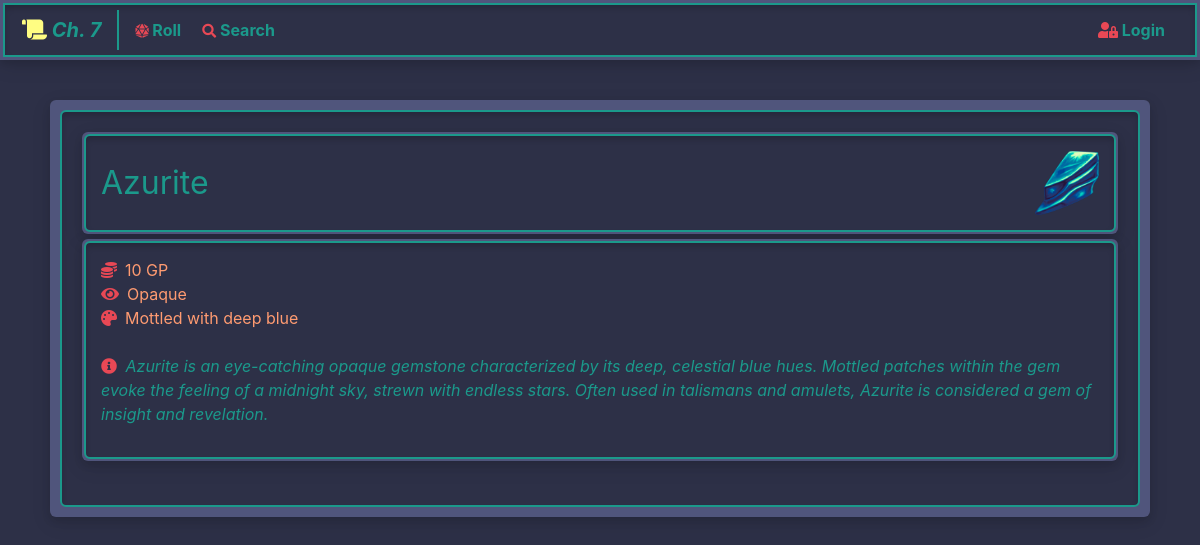
The page /treasure/gemstone/view/297/ on the database its author committed.
### treasure/models.py (models this page shows, shortened)
class Gemstone(models.Model):
    name             = models.CharField(max_length=128)
    value            = models.IntegerField(validators=[MinValueValidator(1), MaxValueValidator(1_000_000)])
    clarity          = models.ForeignKey(
        GemstoneClarity,
        related_name='gemstones',
        on_delete=models.SET_DEFAULT,
        default=1
    )
    color            = models.CharField(max_length=128, blank=True, verbose_name='Color(s)')
    description      = models.TextField(max_length=1024)
    icon             = models.ForeignKey(
        GemstoneIcon,
        related_name='gemstones',
        on_delete=models.SET_DEFAULT,
        default=1
    )
    objects = GemstoneManager()

class GemstoneIcon(models.Model):
    name             = models.CharField(max_length=128)
    image            = models.ImageField(
        upload_to='gemstone-icons',
        max_length=128,
        height_field='height',
        width_field='width'
    )
    width            = models.PositiveIntegerField()
    height           = models.PositiveIntegerField()
    file_hash        = models.CharField(max_length=32, unique=True)

class GemstoneClarity(models.Model):
    class Meta:
        verbose_name_plural = 'Gemstone clarities'
    name = models.CharField(max_length=128)
    def __str__(self):
        return self.name

### treasure/views.py (the view)
# urls.py: path("gemstone/view/<int:gemstone_id>/", views.gemstone_view, name="gemstone_view"),
def gemstone_view(request, gemstone_id):
    context = {'gemstone': get_object_or_404(models.Gemstone, pk=gemstone_id), 'is_htmx': False}
    if request.headers.get('HX-Request'):
        context['htmx_request'] = True
        return render(request, 'treasure/snippets/gemstone-data.html', context)
    else:
        return render(request, 'treasure/gemstone-view.html', context)

### treasure/templates/treasure/gemstone-view.html
{% extends 'base.html' %}
{% block content %}
    <article class="outer-content-container">
        <div class="inner-content-container">
            {% include 'treasure/snippets/gemstone-data.html' %}
        </div>
    </article>
{% endblock %}

### templates/base.html (shortened to what this page needs)
<!DOCTYPE html>
<html lang="en-us">
<head>
    {% load static %}
    <link rel="stylesheet" href="https://stackpath.bootstrapcdn.com/bootstrap/4.5.2/css/bootstrap.min.css">
    <link rel="stylesheet" href="https://cdnjs.cloudflare.com/ajax/libs/font-awesome/5.15.1/css/all.min.css">
    <link rel="stylesheet" href="{% static 'css/landing.css' %}">
</head>
{% block body %}
    <body hx-headers='{"X-CSRFToken": "{{ csrf_token }}"}'>
    {% block navbar %}
        {% include 'navbar.html' %}
    {% endblock %}
    <div class="container">
        {% block content %}{% endblock %}
    </div>
</body>
{% endblock %}
</html>

### templates/navbar.html (shortened to what this page needs)
<nav class="navbar fixed-top navbar-expand-md custom-navbar">
    <div class="container-fluid navbar-wrapper">
        <div class="container-fluid px-3 py-1">
            <a class="navbar-brand custom-navbar-brand {% if request.resolver_match.url_name == 'gemstone_index' %}custom-active{% endif %}" href="{% url 'treasure:gemstone_index' %}">
                <i class="fas fa-scroll icon-yellow"></i> Ch. 7
            </a>
            <div class="collapse navbar-collapse" id="myNavbar">
                <ul class="navbar-nav mr-auto">
                    <li class="nav-item {% if request.resolver_match.url_name == 'gemstone_roll' %}custom-active{% endif %}">
                        <a class="nav-link custom-nav-link" href="{% url 'treasure:gemstone_roll' %}">
                            <i class="fas fa-dice-d20 fa-sm icon-red"></i> Roll
                        </a>
                    </li>
                    <li class="nav-item {% if request.resolver_match.url_name == 'gemstone_search' %}custom-active{% endif %}">
                        <a class="nav-link custom-nav-link" href="{% url 'treasure:gemstone_search' %}">
                            <i class="fas fa-search fa-sm icon-red"></i> Search
                        </a>
                    </li>
                </ul>
                <ul class="navbar-nav ml-auto">
                    {% if user.is_authenticated %}
                        <li class="nav-item">
                            <a class="nav-link custom-nav-link" href="{% url 'logout' %}">
                                <i class="fas fa-walking icon-red"></i> Logout: {{ user.username|capfirst }}
                            </a>
                        </li>
                    {% else %}
                        <li class="nav-item">
                            <a class="nav-link custom-nav-link" href="{% url 'login' %}">
                                <i class="fas fa-user-lock icon-red"></i> Login
                            </a>
                        </li>
                    {% endif %}
                </ul>
            </div>
        </div>
    </div>
</nav>

### treasure/templates/treasure/snippets/gemstone-data.html (shortened to what this page needs)
{% load humanize %}
<div id="gemstone-view" class="fade-me-out">
<article  class="smooth">
    <div class="outer-content-container outer-content-small-border">
        <div class="inner-content-container">
            <div class="d-flex justify-content-between align-items-center">
                <span class="modal-title">{{ gemstone.name|capfirst }}</span>
                <img src="{{ gemstone.icon.image.url }}" width="64" height="64" alt="{{ gemstone.name }} icon">
            </div>
        </div>
    </div>
    <div class="outer-content-container outer-content-small-border">
        <div class="inner-content-container">
            <div>
                <span><i class="fas fa-coins icon-red mr-2"></i>{{ gemstone.value|intcomma }} GP</span>
            </div>
            <div>
                <span><i class="fas fa-eye icon-red mr-2"></i>{{ gemstone.clarity|capfirst }}</span>
            </div>
            <div>
                <span><i class="fas fa-palette icon-red mr-2"></i>{{ gemstone.color|capfirst }}</span>
            </div>
            <br>
            <p>
                <span><i class="fas fa-info-circle icon-red mr-1"></i></span>
                <em>{{ gemstone.description }}</em>
            </p>
        </div>
    </div>
</article>
<br>
</div>

### static/css/landing.css (style rules this page uses)
body { background-color: #2d3047; color: #ff9b71; margin-top: 100px; }
em { color: #1b998b; }
a { color: #e84855; font-weight: bold; }
.outer-content-container { background-color: #50557c; box-shadow: 0 4px 8px rgba(0, 0, 0, 0.1), 0 6px 20px rgba(0, 0, 0, 0.1); padding: 10px 10px 10px 10px; margin: 5px; border-radius: 6px; display: flex; flex-direction: column; }
.outer-content-small-border { border: 2px; padding: 2px; vertical-align: middle; }
.inner-content-container { color: #ff9b71; background-color: #2d3047; border: 2px solid #1b998b; box-shadow: inset 0px 4px 6px -1px rgba(0, 0, 0, 0.2); padding: 15px 15px 15px 15px; border-radius: 6px; flex-grow: 1; }
.icon-yellow { color: #fffd82; }
.icon-red { color: #e84855; }
.modal-title { color: #1b998b; font-size: xx-large; }
.navbar-wrapper { background-color: #2d3047; border: 2px solid #1b998b; box-shadow: inset 0 4px 6px -1px rgba(0, 0, 0, 0.2); padding: 1px; }
.custom-navbar { background-color: #50557c; border: 2px solid #50557c; box-shadow: 0 4px 8px rgba(0, 0, 0, 0.1), 0 6px 20px rgba(0, 0, 0, 0.1); padding: 1px; }
.navbar-brand { padding-right: 16px; margin-right: 8px; }
.custom-navbar-brand { color: #1b998b; border-right: 2px solid #1b998b; font-style: italic; }
.nav-link { margin-right: 5px; }
.custom-nav-link { color: #1b998b; }
.smooth { transition: all 10s ease-in; }

### rows shown on the page
Gemstone: name "Azurite", icon.image (picture), value "10", clarity "Opaque", color "Mottled with deep blue", description "Azurite is an eye-catching opaque gemstone characterized by its deep, celestial blue hues. Mottled patches within the gem evoke the feeling of a midnight sky, strewn with endless stars. Often used in talismans and amulets, Azurite is considered a gem of insight and revelation."
